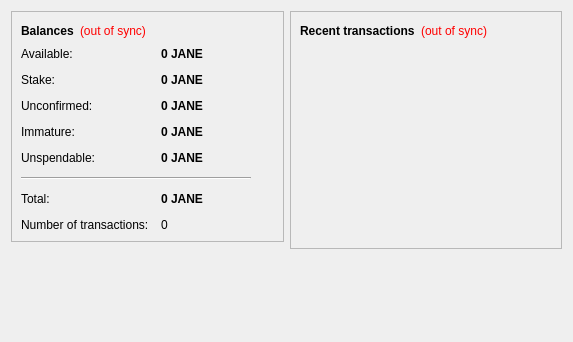
<?xml version="1.0" encoding="UTF-8"?>
<ui version="4.0">
 <class>OverviewPage</class>
 <widget class="QWidget" name="OverviewPage">
  <property name="geometry">
   <rect>
    <x>0</x>
    <y>0</y>
    <width>573</width>
    <height>342</height>
   </rect>
  </property>
  <property name="windowTitle">
   <string>Form</string>
  </property>
  <layout class="QHBoxLayout" name="horizontalLayout" stretch="1,1">
   <item>
    <layout class="QVBoxLayout" name="verticalLayout_2">
     <item>
      <widget class="QFrame" name="frame">
       <property name="frameShape">
        <enum>QFrame::StyledPanel</enum>
       </property>
       <property name="frameShadow">
        <enum>QFrame::Raised</enum>
       </property>
       <layout class="QVBoxLayout" name="verticalLayout_4">
        <item>
         <layout class="QHBoxLayout" name="horizontalLayout_4">
          <item>
           <widget class="QLabel" name="label_5">
            <property name="font">
             <font>
              <weight>75</weight>
              <bold>true</bold>
             </font>
            </property>
            <property name="text">
             <string>Balances</string>
            </property>
           </widget>
          </item>
          <item>
           <widget class="QLabel" name="labelWalletStatus">
            <property name="toolTip">
             <string>The displayed information may be out of date. Your wallet automatically synchronizes with the JaneCoin network after a connection is established, but this process has not completed yet.</string>
            </property>
            <property name="styleSheet">
             <string notr="true">QLabel { color: red; }</string>
            </property>
            <property name="text">
             <string notr="true">(out of sync)</string>
            </property>
            <property name="alignment">
             <set>Qt::AlignLeading|Qt::AlignLeft|Qt::AlignVCenter</set>
            </property>
           </widget>
          </item>
          <item>
           <spacer name="horizontalSpacer_2">
            <property name="orientation">
             <enum>Qt::Horizontal</enum>
            </property>
            <property name="sizeHint" stdset="0">
             <size>
              <width>40</width>
              <height>20</height>
             </size>
            </property>
           </spacer>
          </item>
         </layout>
        </item>
        <item>
         <layout class="QFormLayout" name="formLayout_2">
          <property name="fieldGrowthPolicy">
           <enum>QFormLayout::AllNonFixedFieldsGrow</enum>
          </property>
          <property name="horizontalSpacing">
           <number>12</number>
          </property>
          <property name="verticalSpacing">
           <number>12</number>
          </property>
          <item row="0" column="0">
           <widget class="QLabel" name="labelAvailableText">
            <property name="toolTip">
             <string>Your current available balance</string>
            </property>
            <property name="text">
             <string>Available:</string>
            </property>
           </widget>
          </item>
          <item row="0" column="1">
           <widget class="QLabel" name="labelAvailable">
            <property name="font">
             <font>
              <weight>75</weight>
              <bold>true</bold>
             </font>
            </property>
            <property name="cursor">
             <cursorShape>IBeamCursor</cursorShape>
            </property>
            <property name="toolTip">
             <string>Your current available balance</string>
            </property>
            <property name="text">
             <string notr="true">0 JANE</string>
            </property>
            <property name="alignment">
             <set>Qt::AlignLeading|Qt::AlignLeft|Qt::AlignVCenter</set>
            </property>
            <property name="textInteractionFlags">
             <set>Qt::LinksAccessibleByMouse|Qt::TextSelectableByKeyboard|Qt::TextSelectableByMouse</set>
            </property>
           </widget>
          </item>
          <item row="1" column="0">
           <widget class="QLabel" name="label_6">
            <property name="toolTip">
             <string>Total of coins that was staked, and do not yet count toward the current balance</string>
            </property>
            <property name="text">
             <string>Stake:</string>
            </property>
           </widget>
          </item>
          <item row="1" column="1">
           <widget class="QLabel" name="labelStake">
            <property name="font">
             <font>
              <weight>75</weight>
              <bold>true</bold>
             </font>
            </property>
            <property name="cursor">
             <cursorShape>IBeamCursor</cursorShape>
            </property>
            <property name="toolTip">
             <string>Total of coins that was staked, and do not yet count toward the current balance</string>
            </property>
            <property name="text">
             <string notr="true">0 JANE</string>
            </property>
            <property name="alignment">
             <set>Qt::AlignLeading|Qt::AlignLeft|Qt::AlignVCenter</set>
            </property>
            <property name="textInteractionFlags">
             <set>Qt::LinksAccessibleByMouse|Qt::TextSelectableByKeyboard|Qt::TextSelectableByMouse</set>
            </property>
           </widget>
          </item>
          <item row="2" column="0">
           <widget class="QLabel" name="label_3">
            <property name="toolTip">
             <string>Total of transactions that have yet to be confirmed, and do not yet count toward the current balance</string>
            </property>
            <property name="text">
             <string>Unconfirmed:</string>
            </property>
           </widget>
          </item>
          <item row="2" column="1">
           <widget class="QLabel" name="labelUnconfirmed">
            <property name="font">
             <font>
              <weight>75</weight>
              <bold>true</bold>
             </font>
            </property>
            <property name="cursor">
             <cursorShape>IBeamCursor</cursorShape>
            </property>
            <property name="toolTip">
             <string>Total of transactions that have yet to be confirmed, and do not yet count toward the current balance</string>
            </property>
            <property name="text">
             <string notr="true">0 JANE</string>
            </property>
            <property name="alignment">
             <set>Qt::AlignLeading|Qt::AlignLeft|Qt::AlignVCenter</set>
            </property>
            <property name="textInteractionFlags">
             <set>Qt::LinksAccessibleByMouse|Qt::TextSelectableByKeyboard|Qt::TextSelectableByMouse</set>
            </property>
           </widget>
          </item>
          <item row="3" column="0">
           <widget class="QLabel" name="labelImmatureText">
            <property name="toolTip">
             <string>Mined balance that has not yet matured</string>
            </property>
            <property name="text">
             <string>Immature:</string>
            </property>
           </widget>
          </item>
          <item row="3" column="1">
           <widget class="QLabel" name="labelImmature">
            <property name="font">
             <font>
              <weight>75</weight>
              <bold>true</bold>
             </font>
            </property>
            <property name="toolTip">
             <string>Mined balance that has not yet matured</string>
            </property>
            <property name="text">
             <string notr="true">0 JANE</string>
            </property>
            <property name="alignment">
             <set>Qt::AlignLeading|Qt::AlignLeft|Qt::AlignVCenter</set>
            </property>
            <property name="textInteractionFlags">
             <set>Qt::LinksAccessibleByMouse|Qt::TextSelectableByKeyboard|Qt::TextSelectableByMouse</set>
            </property>
           </widget>
          </item>
          <item row="4" column="0">
           <widget class="QLabel" name="labelBalanceWatchOnlyText">
            <property name="toolTip">
             <string>Your unspendable balance</string>
            </property>
            <property name="text">
             <string>Unspendable:</string>
            </property>
           </widget>
          </item>
          <item row="4" column="1">
           <widget class="QLabel" name="labelBalanceWatchOnly">
            <property name="font">
             <font>
              <weight>75</weight>
              <bold>true</bold>
             </font>
            </property>
            <property name="cursor">
             <cursorShape>IBeamCursor</cursorShape>
            </property>
            <property name="toolTip">
             <string>Your unspendable balance</string>
            </property>
            <property name="text">
             <string notr="true">0 JANE</string>
            </property>
            <property name="alignment">
             <set>Qt::AlignLeading|Qt::AlignLeft|Qt::AlignVCenter</set>
            </property>
            <property name="textInteractionFlags">
             <set>Qt::LinksAccessibleByMouse|Qt::TextSelectableByKeyboard|Qt::TextSelectableByMouse</set>
            </property>
           </widget>
          </item>
          <item row="5" column="0" colspan="2">
           <widget class="Line" name="line">
            <property name="maximumSize">
             <size>
              <width>230</width>
              <height>16777215</height>
             </size>
            </property>
            <property name="orientation">
             <enum>Qt::Horizontal</enum>
            </property>
           </widget>
          </item>
          <item row="6" column="0">
           <widget class="QLabel" name="labelTotalText">
            <property name="toolTip">
             <string>Your current total balance</string>
            </property>
            <property name="text">
             <string>Total:</string>
            </property>
           </widget>
          </item>
          <item row="6" column="1">
           <widget class="QLabel" name="labelTotal">
            <property name="font">
             <font>
              <weight>75</weight>
              <bold>true</bold>
             </font>
            </property>
            <property name="toolTip">
             <string>Your current total balance</string>
            </property>
            <property name="text">
             <string notr="true">0 JANE</string>
            </property>
            <property name="alignment">
             <set>Qt::AlignLeading|Qt::AlignLeft|Qt::AlignVCenter</set>
            </property>
            <property name="textInteractionFlags">
             <set>Qt::LinksAccessibleByMouse|Qt::TextSelectableByKeyboard|Qt::TextSelectableByMouse</set>
            </property>
           </widget>
          </item>
          <item row="7" column="0">
           <widget class="QLabel" name="label_2">
            <property name="toolTip">
             <string>Total number of transactions in wallet</string>
            </property>
            <property name="text">
             <string>Number of transactions:</string>
            </property>
           </widget>
          </item>
          <item row="7" column="1">
           <widget class="QLabel" name="labelNumTransactions">
            <property name="toolTip">
             <string>Total number of transactions in wallet</string>
            </property>
            <property name="text">
             <string notr="true">0</string>
            </property>
           </widget>
          </item>
         </layout>
        </item>
       </layout>
      </widget>
     </item>
     <item>
      <spacer name="verticalSpacer">
       <property name="orientation">
        <enum>Qt::Vertical</enum>
       </property>
       <property name="sizeHint" stdset="0">
        <size>
         <width>20</width>
         <height>40</height>
        </size>
       </property>
      </spacer>
     </item>
    </layout>
   </item>
   <item>
    <layout class="QVBoxLayout" name="verticalLayout_3">
     <item>
      <widget class="QFrame" name="frame_2">
       <property name="frameShape">
        <enum>QFrame::StyledPanel</enum>
       </property>
       <property name="frameShadow">
        <enum>QFrame::Raised</enum>
       </property>
       <layout class="QVBoxLayout" name="verticalLayout">
        <item>
         <layout class="QHBoxLayout" name="horizontalLayout_2">
          <item>
           <widget class="QLabel" name="label_4">
            <property name="text">
             <string>&lt;b&gt;Recent transactions&lt;/b&gt;</string>
            </property>
           </widget>
          </item>
          <item>
           <widget class="QLabel" name="labelTransactionsStatus">
            <property name="toolTip">
             <string>The displayed information may be out of date. Your wallet automatically synchronizes with the JaneCoin network after a connection is established, but this process has not completed yet.</string>
            </property>
            <property name="styleSheet">
             <string notr="true">QLabel { color: red; }</string>
            </property>
            <property name="text">
             <string notr="true">(out of sync)</string>
            </property>
            <property name="alignment">
             <set>Qt::AlignRight|Qt::AlignTrailing|Qt::AlignVCenter</set>
            </property>
           </widget>
          </item>
          <item>
           <spacer name="horizontalSpacer">
            <property name="orientation">
             <enum>Qt::Horizontal</enum>
            </property>
            <property name="sizeHint" stdset="0">
             <size>
              <width>40</width>
              <height>20</height>
             </size>
            </property>
           </spacer>
          </item>
         </layout>
        </item>
        <item>
         <widget class="QListView" name="listTransactions">
          <property name="styleSheet">
           <string notr="true">QListView { background: transparent; }</string>
          </property>
          <property name="frameShape">
           <enum>QFrame::NoFrame</enum>
          </property>
          <property name="verticalScrollBarPolicy">
           <enum>Qt::ScrollBarAlwaysOff</enum>
          </property>
          <property name="horizontalScrollBarPolicy">
           <enum>Qt::ScrollBarAlwaysOff</enum>
          </property>
          <property name="selectionMode">
           <enum>QAbstractItemView::NoSelection</enum>
          </property>
         </widget>
        </item>
       </layout>
      </widget>
     </item>
     <item>
      <spacer name="verticalSpacer_2">
       <property name="orientation">
        <enum>Qt::Vertical</enum>
       </property>
       <property name="sizeHint" stdset="0">
        <size>
         <width>20</width>
         <height>40</height>
        </size>
       </property>
      </spacer>
     </item>
    </layout>
   </item>
  </layout>
 </widget>
 <resources/>
 <connections/>
</ui>
